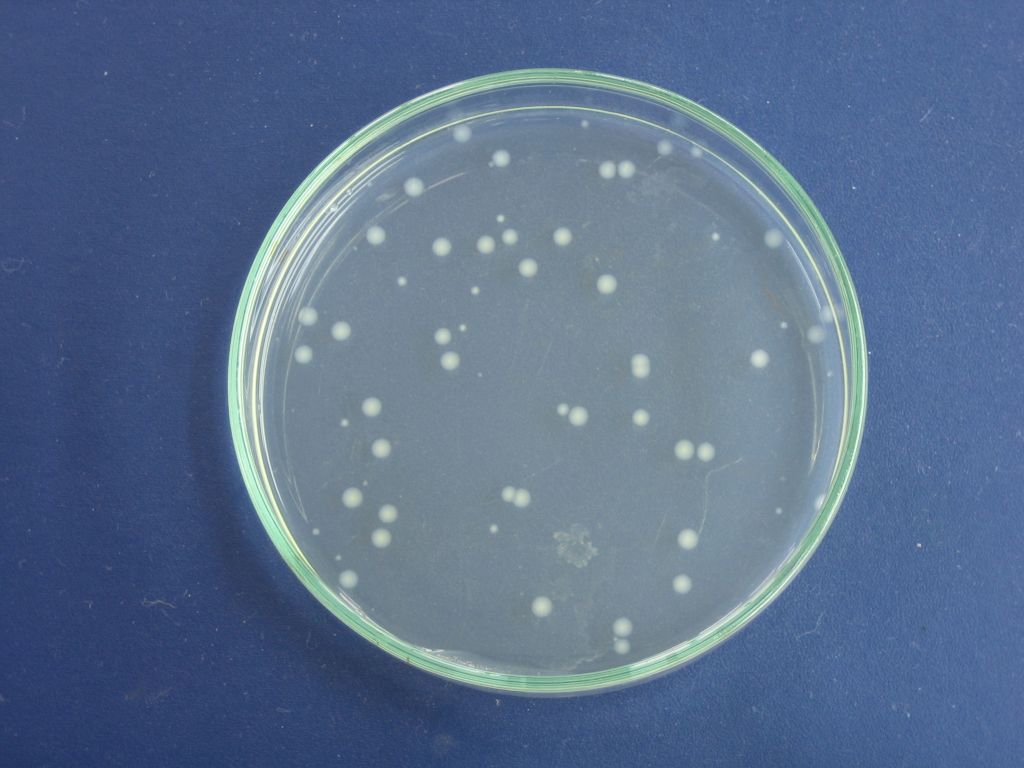
#> input picture bacteria.jpg, 2048 x 1536 px (shown at 1/2 size)
$ jupyter execute bacterial_colony_segmentation_with_classical_image_processing.ipynb
#> lines starting #> are read from the running program, lines starting #| are printed output that depends on the picture; after the words box and inside, x2 and y2 are one past the last pixel; in counts of white or black regions, pixels touching at a corner belong together
[cell 1]
import cv2
import numpy as np
from matplotlib import pyplot as plt
from scipy import ndimage
from skimage import measure, color, io

[cell 2]
def display(img,cmap=None):
    fig = plt.figure(figsize=(15,15))
    ax = fig.add_subplot(111)
    ax.imshow(img,cmap=cmap)

[cell 3]
bakteri = cv2.imread("bacteria.jpg")
#> bakteri is the input picture: shape (1536, 2048, 3); mean B, G, R 142.3, 112.1, 90.5
bakteri = cv2.cvtColor(bakteri, cv2.COLOR_BGR2RGB)
display(bakteri,cmap='gray')

[cell 4]
gray_bakteri = cv2.cvtColor(bakteri,cv2.COLOR_BGR2GRAY)
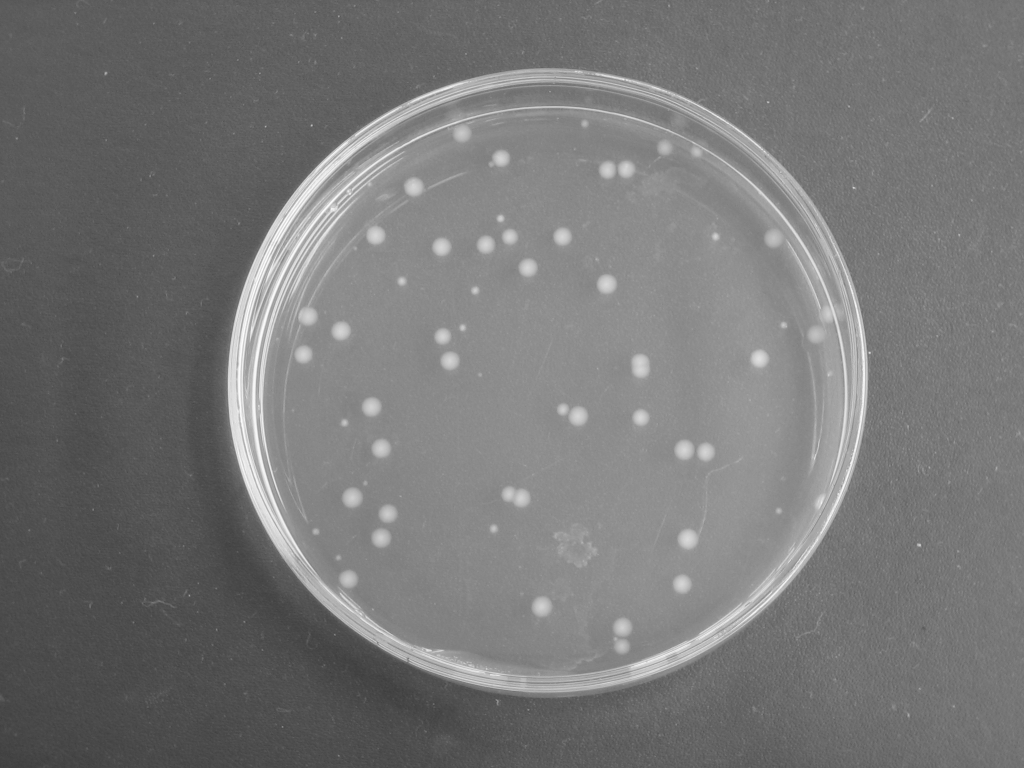
#> gray_bakteri: shape (1536, 2048) (shown at 1/2 size); min 51, max 253, mean 118.7
display(gray_bakteri,cmap='gray')

[cell 5]
ret, thresh = cv2.threshold(gray_bakteri, 170, 255, cv2.THRESH_BINARY)
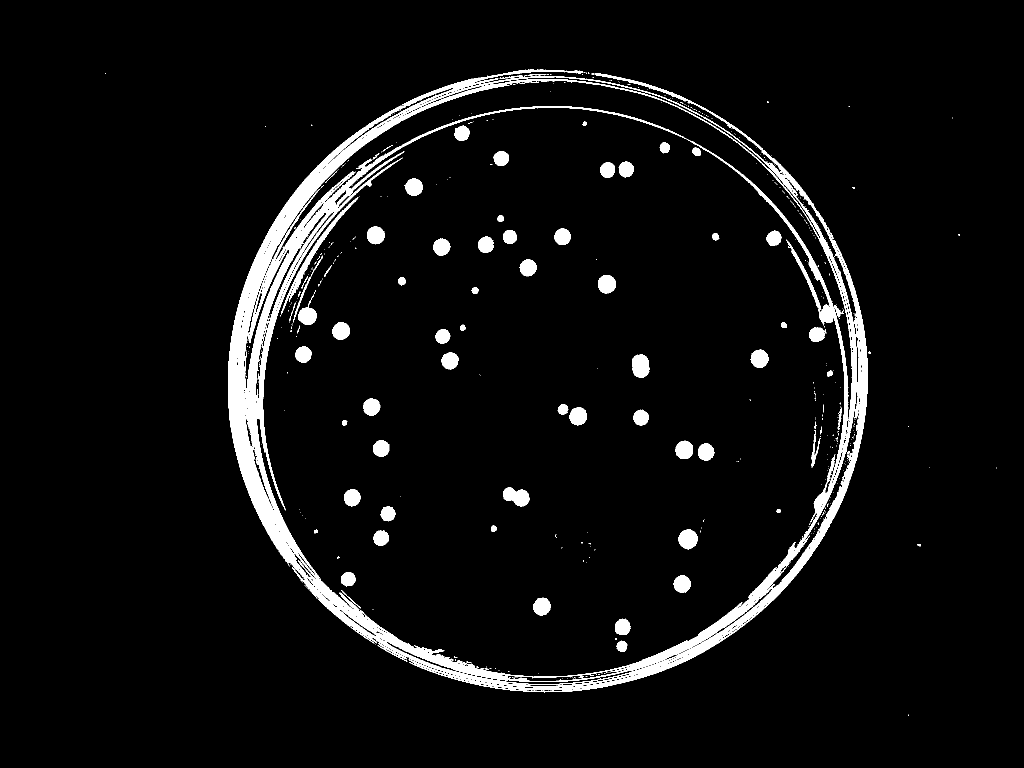
#> thresh: shape (1536, 2048) (shown at 1/2 size); 5.2% white; 511 white regions (433 under 20 px), largest, box (x1, y1, x2, y2) and area: (456, 138, 1736, 1385) 122938, (563, 395, 717, 628) 2137, (1006, 974, 1059, 1013) 1372
kernel = np.ones((3,3),np.uint8)
opening = cv2.morphologyEx(thresh,cv2.MORPH_OPEN,kernel, iterations = 2)
#> opening: shape (1536, 2048); 4% white; 143 white regions, largest, box (x1, y1, x2, y2) and area: (456, 182, 938, 1136) 47824, (1447, 596, 1735, 1267) 9320, (1257, 1129, 1565, 1342) 5607

[cell 6]
from skimage.segmentation import clear_border
opening = clear_border(opening) #Remove edge touching grains

[cell 7]
display(opening,cmap='gray')

[cell 8]
sure_bg = cv2.dilate(opening,kernel,iterations=2)
#> sure_bg: shape (1536, 2048); 5.7% white; 81 white regions, largest, box (x1, y1, x2, y2) and area: (454, 154, 960, 1148) 69827, (1169, 378, 1737, 1381) 38832, (608, 1150, 1018, 1372) 13350

[cell 9]
display(sure_bg,cmap='gray')

[cell 10]
dist_transform = cv2.distanceTransform(opening,cv2.DIST_L2,3)

[cell 11]
display(dist_transform, cmap='gray')

[cell 12]
ret, sure_fg = cv2.threshold(dist_transform,0.2*dist_transform.max(),255,0)
#> sure_fg: shape (1536, 2048) float32; 1.7% white; 215 white regions (129 under 20 px), largest, box (x1, y1, x2, y2) and area: (459, 240, 799, 1130) 23058, (1260, 1208, 1504, 1339) 2072, (1535, 960, 1695, 1203) 1688
#> ret = 3.75

sure_fg = np.uint8(sure_fg)

unknown = cv2.subtract(sure_bg,sure_fg)
#> unknown: shape (1536, 2048); 3.9% white; 91 white regions, largest, box (x1, y1, x2, y2) and area: (454, 154, 960, 1148) 41829, (1169, 378, 1737, 1381) 31365, (608, 1150, 1018, 1372) 11634

[cell 13]
ret, markers = cv2.connectedComponents(sure_fg)
#> markers: shape (1536, 2048) int32; 216 distinct labels, from 0 to 215
#> ret = 216

markers = markers+10
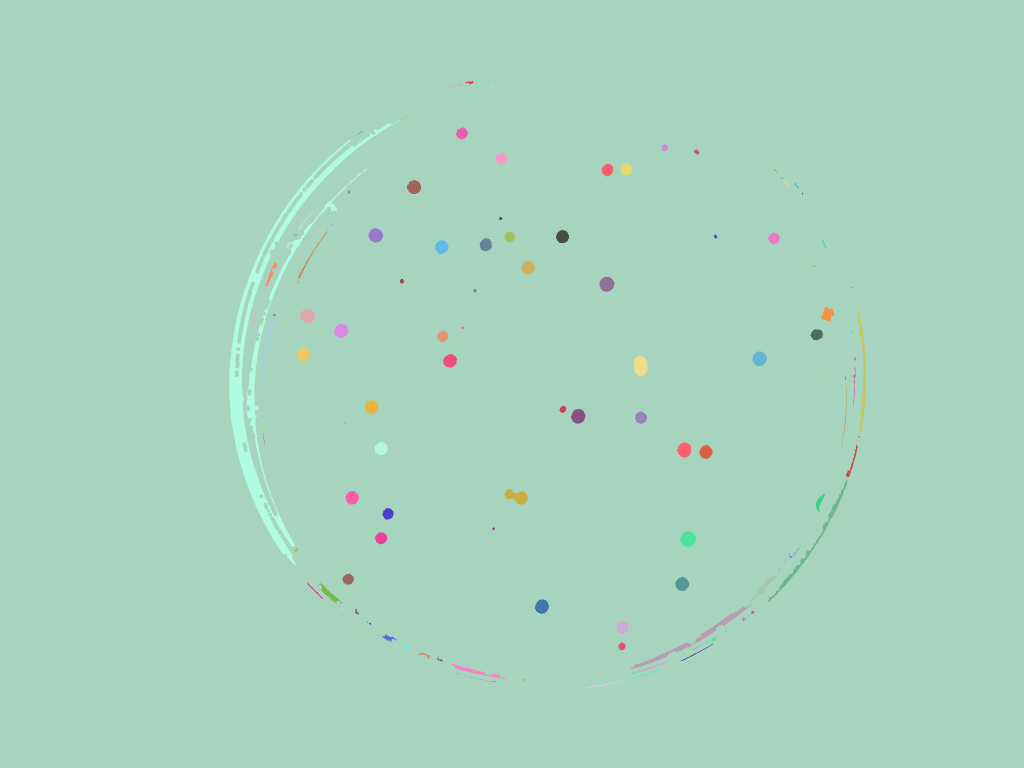
#> markers: shape (1536, 2048) int32 (shown at 1/2 size); 216 distinct labels, from 10 to 225; one colour per label, 0 black

markers[unknown==255] = 0
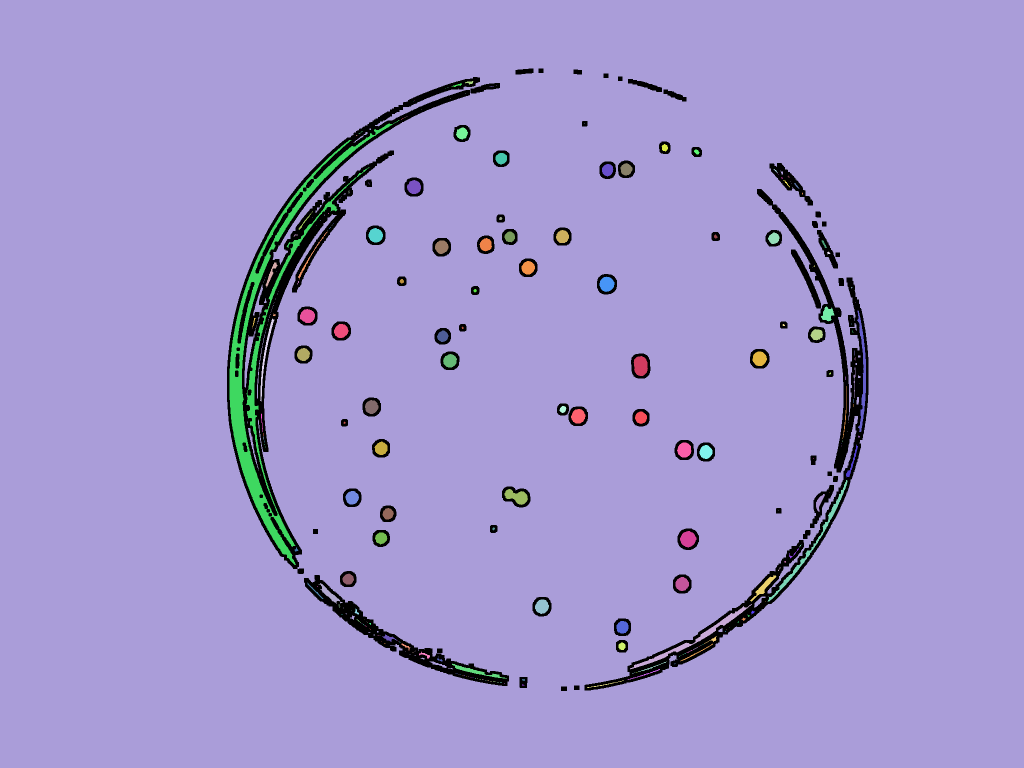
#> markers: shape (1536, 2048) int32 (shown at 1/2 size); 217 distinct labels, from 0 to 225; one colour per label, 0 black

markers = cv2.watershed(bakteri,markers)
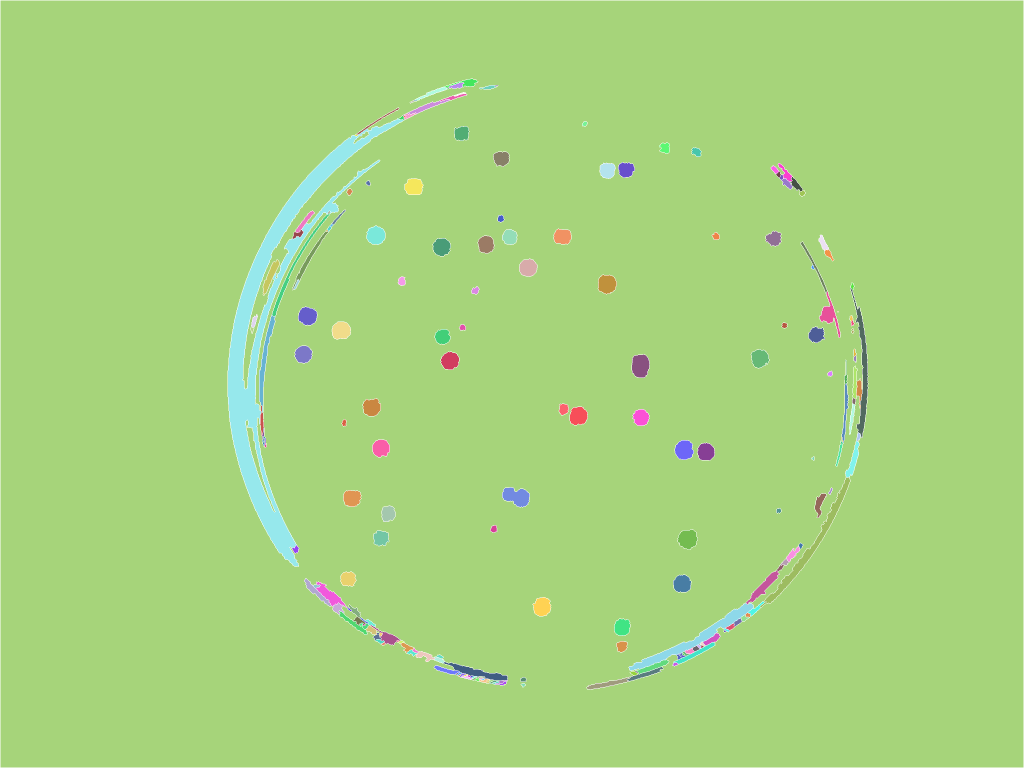
#> markers: shape (1536, 2048) int32 (shown at 1/2 size); 218 distinct labels, from -1 to 225; one colour per label, 0 black, -1 white

bakteri[markers == -1] = [0,255,255]
#> bakteri: shape (1536, 2048, 3); mean R, G, B 89.5, 112.9, 143.1

[cell 14]
bakteri = cv2.resize(bakteri, (1280, 1024))
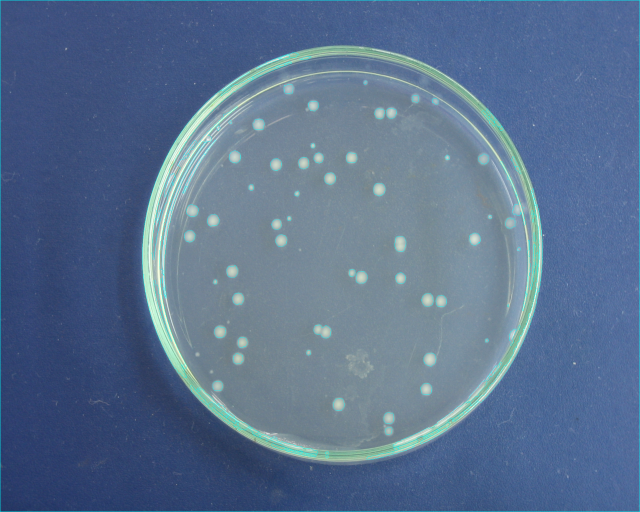
#> bakteri: shape (1024, 1280, 3) (shown at 1/2 size); mean R, G, B 89.4, 112.8, 143
#cv2.imshow('bakteri',bakteri)
#cv2.waitKey(0)
#cv2.destroyAllWindows()
